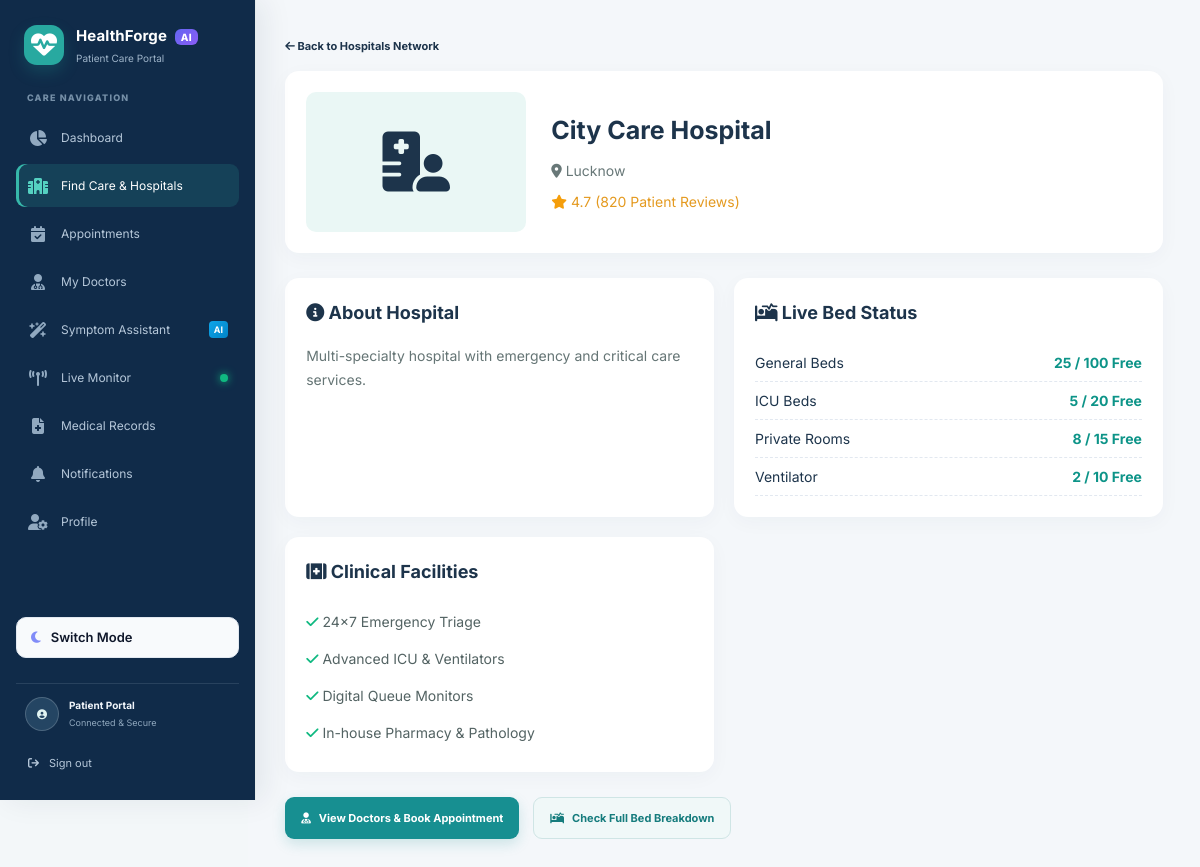
The app's page /hospital/1 (signed in) with its own data.
### app/models/hospital.py (models this page shows)
class Hospital(db.Model):
    __tablename__ = "hospitals"
    hospital_id = db.Column(db.Integer, primary_key=True)
    name = db.Column(db.String(150), nullable=False)
    location = db.Column(db.String(255), nullable=True, default="Unknown")
    description = db.Column(db.Text, nullable=True)
    rating = db.Column(db.Float, nullable=True, default=0.0)
    review_count = db.Column(db.Integer, nullable=False, default=0)
    image = db.Column(db.String(255), nullable=True)
    created_at = db.Column(
        db.DateTime,
        nullable=False,
        default=db.func.current_timestamp(),
    )
    doctors = db.relationship(
        "Doctor",
        back_populates="hospital",
    )
    appointments = db.relationship(
        "Appointment",
        back_populates="hospital",
    )
    queue_events = db.relationship(
        "QueueEvent",
        back_populates="hospital",
    )
    ml_predictions = db.relationship(
        "MLPrediction",
        back_populates="hospital",
    )
    beds = db.relationship(
        "Bed",
        back_populates="hospital",
        cascade="all, delete-orphan",
    )

### app/models/bed.py (models this page shows)
class Bed(db.Model):
    __tablename__ = "beds"
    bed_id = db.Column(db.Integer, primary_key=True)
    hospital_id = db.Column(
        db.Integer,
        db.ForeignKey("hospitals.hospital_id"),
        nullable=False,
        index=True,
    )
    bed_type = db.Column(db.String(50), nullable=False)
    total_beds = db.Column(db.Integer, nullable=False, default=0)
    available_beds = db.Column(db.Integer, nullable=False, default=0)
    hospital = db.relationship(
        "Hospital",
        back_populates="beds",
    )

### app/routes/hospitals.py (the view)
@hospitals_bp.route(
    "/hospital/<int:hospital_id>"
)
def hospital_details(hospital_id):
    if not patient_required():
        return redirect(
            url_for("auth.login")
        )
    hospital = db.session.get(
        Hospital,
        hospital_id
    )
    if hospital is None:
        return "Hospital not found", 404
    return render_template(
        "hospital_details.html",
        hospital=hospital,
    )

### app/routes/hospitals.py (called while the page is built)
def patient_required():
    return "patient_id" in session or session.get("role") in {"doctor", "receptionist"}

### templates/hospital_details.html (shortened to what this page needs)
{% extends "base.html" %}
{% block content %}
<a href="{{ url_for('hospitals.hospitals') }}" class="patient-text-link">
    <i class="fa-solid fa-arrow-left"></i> Back to Hospitals Network
</a>
<div class="hospital-details" style="margin-top: 16px;">
    <div class="patient-panel hospital-details-header">
        <div class="hospital-large-image">
            <i class="fa-solid fa-hospital-user"></i>
        </div>
        <div class="hospital-title">
            <h1>{{ hospital.name }}</h1>
            <p class="hospital-location"><i class="fa-solid fa-location-dot"></i> {{ hospital.location }}</p>
            <p class="hospital-rating"><i class="fa-solid fa-star" style="color: #f59e0b;"></i> {{ hospital.rating }} <span>({{ hospital.review_count }} Patient Reviews)</span></p>
        </div>
    </div>
    <div class="details-grid" style="display: grid; grid-template-columns: repeat(auto-fit, minmax(280px, 1fr)); gap: 20px; margin: 20px 0;">
        <section class="patient-panel details-card">
            <h2><i class="fa-solid fa-circle-info"></i> About Hospital</h2>
            <p>{{ hospital.description }}</p>
        </section>
        <section class="patient-panel details-card">
            <h2><i class="fa-solid fa-bed-pulse"></i> Live Bed Status</h2>
            {% for bed in hospital.beds %}
                <div class="bed-row" style="display: flex; justify-content: space-between; padding: 8px 0; border-bottom: 1px dashed var(--border-color);">
                    <span>{{ bed.bed_type }}</span>
                    <strong class="available" style="color: var(--accent-teal);">{{ bed.available_beds }} / {{ bed.total_beds }} Free</strong>
                </div>
            {% else %}
                <p>No bed metrics published.</p>
            {% endfor %}
        </section>
        <section class="patient-panel details-card">
            <h2><i class="fa-solid fa-kit-medical"></i> Clinical Facilities</h2>
            <ul class="facilities-list" style="list-style: none; padding: 0;">
                <li><i class="fa-solid fa-check" style="color: #10b981;"></i> 24x7 Emergency Triage</li>
                <li><i class="fa-solid fa-check" style="color: #10b981;"></i> Advanced ICU & Ventilators</li>
                <li><i class="fa-solid fa-check" style="color: #10b981;"></i> Digital Queue Monitors</li>
                <li><i class="fa-solid fa-check" style="color: #10b981;"></i> In-house Pharmacy & Pathology</li>
            </ul>
        </section>
    </div>
    <div class="hospital-actions" style="display: flex; gap: 14px; flex-wrap: wrap;">
        <a href="{{ url_for('hospitals.doctor_list', hospital_id=hospital.hospital_id) }}" class="patient-primary-button">
            <i class="fa-solid fa-user-doctor"></i> View Doctors & Book Appointment
        </a>
        <a href="{{ url_for('hospitals.bed_availability', hospital_id=hospital.hospital_id) }}" class="patient-secondary-button">
            <i class="fa-solid fa-bed-pulse"></i> Check Full Bed Breakdown
        </a>
    </div>
</div>
{% endblock %}

### records on screen
Hospital: name "City Care Hospital", location "Lucknow", rating "4.7", review_count "820", description "Multi-specialty hospital with emergency and critical care services."
Bed: bed_type "General Beds", available_beds "25", total_beds "100"
Bed: bed_type "ICU Beds", available_beds "5", total_beds "20"
Bed: bed_type "Private Rooms", available_beds "8", total_beds "15"
Bed: bed_type "Ventilator", available_beds "2", total_beds "10"
